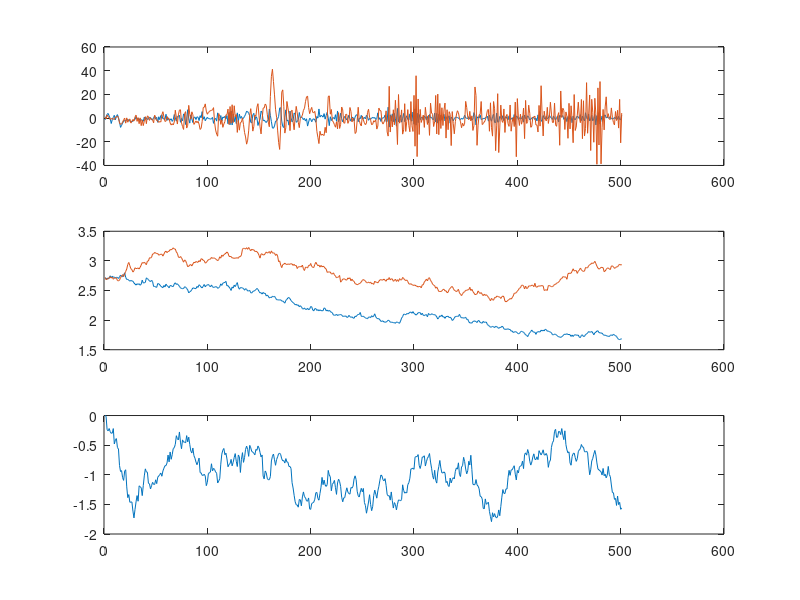

This chart was generated by the following MATLAB code: (Note: this script raises an error after producing the figure.)
function generateBvartvpsvSimdata()
% generateBvartvpsvSimdata	Generate data for time varying paramter VAR with 
%                           stochastic voliatilty.

N   = 2;
T   = 500 + 1;


phi             = nan(N, N, T);
phi(:, :, 1)    = [ 0.5  0.2;
                    -0.1 0.3];


a               = nan(1, T);
a(1, 1)         = 0;

A               = repmat(eye(N), [1 1 T]);

y               = nan(N, T);
y(:, 1)         = randn(N, 1);

sigma2          = nan(2, T);
sigma2(:, 1)    = 1;

% random errors for covariance processes
c               = randn(1, T) .* 1/10;
u               = randn(2, T) .* 1/100;
e               = randn(N, T);
s               = randn(N, N, T) ./ 10;

Q               = zeros(N, N, T);
for t = 2 : T
    
    a(:, t)     = a(:, t-1) + c(:, t);
    
    A(2, 1, t)  = a(1, t);
    Ainv        = inv(A(:, :, t));
    
    isStab = false;
    while ~isStab
        %phi(:,:,t) = phi(:,:,t-1) + s(:,:,t);
        phi(:, :, t)    = phi(:, :, t-1) + randn(N, N) ./ 10;
        if all( abs(eig( phi(:, :, t) )) < 1)
            isStab = true;
        end
    end
    
    % note that this is log(sigma^2), i.e. log of variance
    sigma2(:, t)    = sigma2(:, t-1) + u(:, t);
    % convert log of variance to std
    y(:, t)         = phi(:, :, t) * y(:, t-1) + Ainv * diag(( ...
        exp( 0.5 * sigma2(:, t) ))) * e(:,t);
    
    Hsd             = diag( exp( 0.5*sigma2(:,t)) );
    Q(:, :, t)      = Ainv * Hsd * Hsd' * Ainv';
    
    
end

%%
figure
subplot(3,1,1)
plot(y')
subplot(3,1,2)
plot(exp(sigma2'))
subplot(3,1,3)
plot(a')


%%
dataSet=[y' a' sigma2'];
dates=csttt(1990,1,T,4);
d=[];
for i=1:(N+1+2)%(10+1+1+1)
    
    
    data=dataSet(:,i);
    mnemonic=num2str(i);
    freq='q';
    
    d=cat(2,d,Tsdata(dates,data,freq,mnemonic));
    d(end).number=i;
    
end
dataSetNames=cellstr((num2str((1:N)')));
dataSetNames=strtrim(dataSetNames);

% Save the data
save(fullfile(proforStartup.pfRootHelpData,'bvartvpsvSimData.mat'),'dataSetNames','d','a','phi','sigma2','Q')
